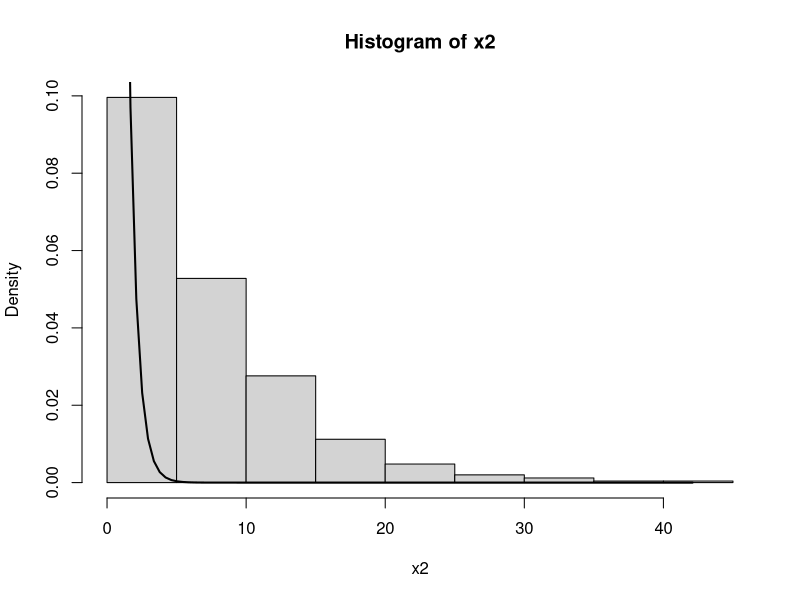
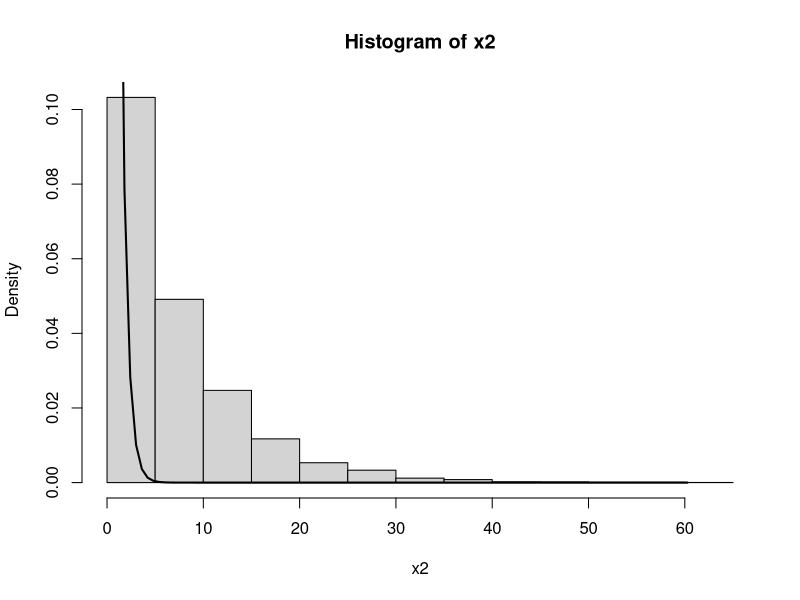

The R source for these figures, in order:
x2<-rexp(500, 1/7)
hist(x2, probability = T)
curve(dexp(x, 1.7), from = 0, to = max(x2), add = T, lwd = 2)

x2<-rexp(5000, 1/7)
hist(x2, probability = T)
curve(dexp(x, 1.7), from = 0, to = max(x2), add = T, lwd = 2)